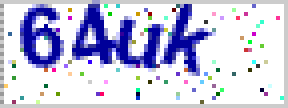
#> input picture ml/code.jpg, 72 x 27 px (shown 4 times larger)
$ python -i test.py   (imports and definitions only)
#> lines starting #> are read from the running program, lines starting #| are printed output that depends on the picture
from sklearn.externals import joblib
from PIL import Image
import numpy as np
# [1 line not run here, left out]


def predict(img):
#> called with img = 'code.jpg'
    images = []
    img = Image.open(img).convert("L")
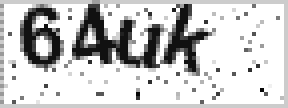
#> img: PIL image 72x27 L (shown 4 times larger); min 6, max 255, mean 203.3
    x_size, y_size = img.size
#> x_size = 72; y_size = 27
    y_size -= 5
#> y_size = 22
    new = img.crop((4, 1, x_size - 18, y_size))
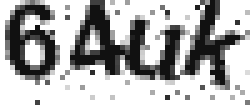
#> new: PIL image 50x21 L (shown 5 times larger); min 17, max 255, mean 175
    x_size, y_size = new.size
#> x_size = 50; y_size = 21
    length = x_size // 4
#> length = 12
    for i in range(4):
        single = new.crop((i * length, 0, (i + 1) * length, y_size))
        single = np.array(single).reshape(1, 12 * 21)
        images.append(single)
#> after the loop, images = 4 items
    result = ''
    for i in images:
#> (the run stopped early here; a loop or call above may not have finished)
